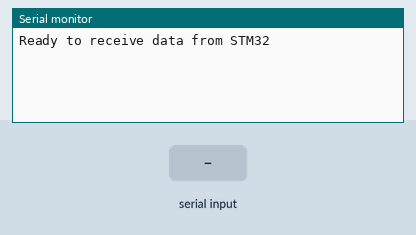
Bench run of a sketch on a simulated ESP32. On the bench: the last lines printed to the serial monitor. The inputs (shaded band) are chosen by the test bench.

Above: at 1.2 s.
1.3 s: "1" received over the second serial link
At 2.7 s:
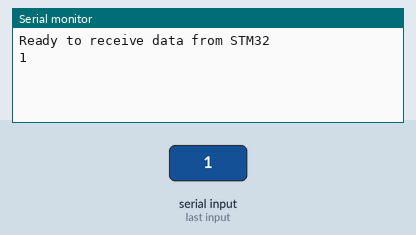
3.8 s: "0" received over the second serial link
At 5.2 s:
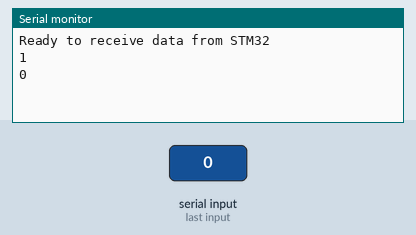
5.3 s: "2" received over the second serial link
At 6.8 s:
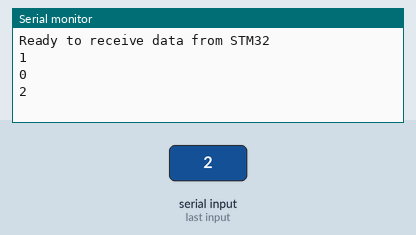

The sketch:

espr.ino
```cpp
// ESP32 Code - Using Serial2 for STM32, Serial for monitor
// RX2 = GPIO16, TX2 = GPIO17 for STM32 communication
// Serial remains free for debugging

void setup() {
    Serial.begin(115200);      // For Serial Monitor
    Serial2.begin(115200);     // For STM32 (pins 16,17)

    Serial.println("Ready to receive data from STM32");
}

void loop() {
    if (Serial2.available()) {
        String data = Serial2.readString();
        data.trim();

        // Print received data to Serial Monitor
        Serial.println(data);
    }

    delay(10);
}
```

Measured:
- after the input at 1.3 s, the serial monitor: prints a new line after 1.0 s (image 1)
- after the input at 3.8 s, the serial monitor: prints a new line after 1.0 s (image 2)
- after the input at 5.3 s, the serial monitor: prints a new line after 1.0 s (image 3)
